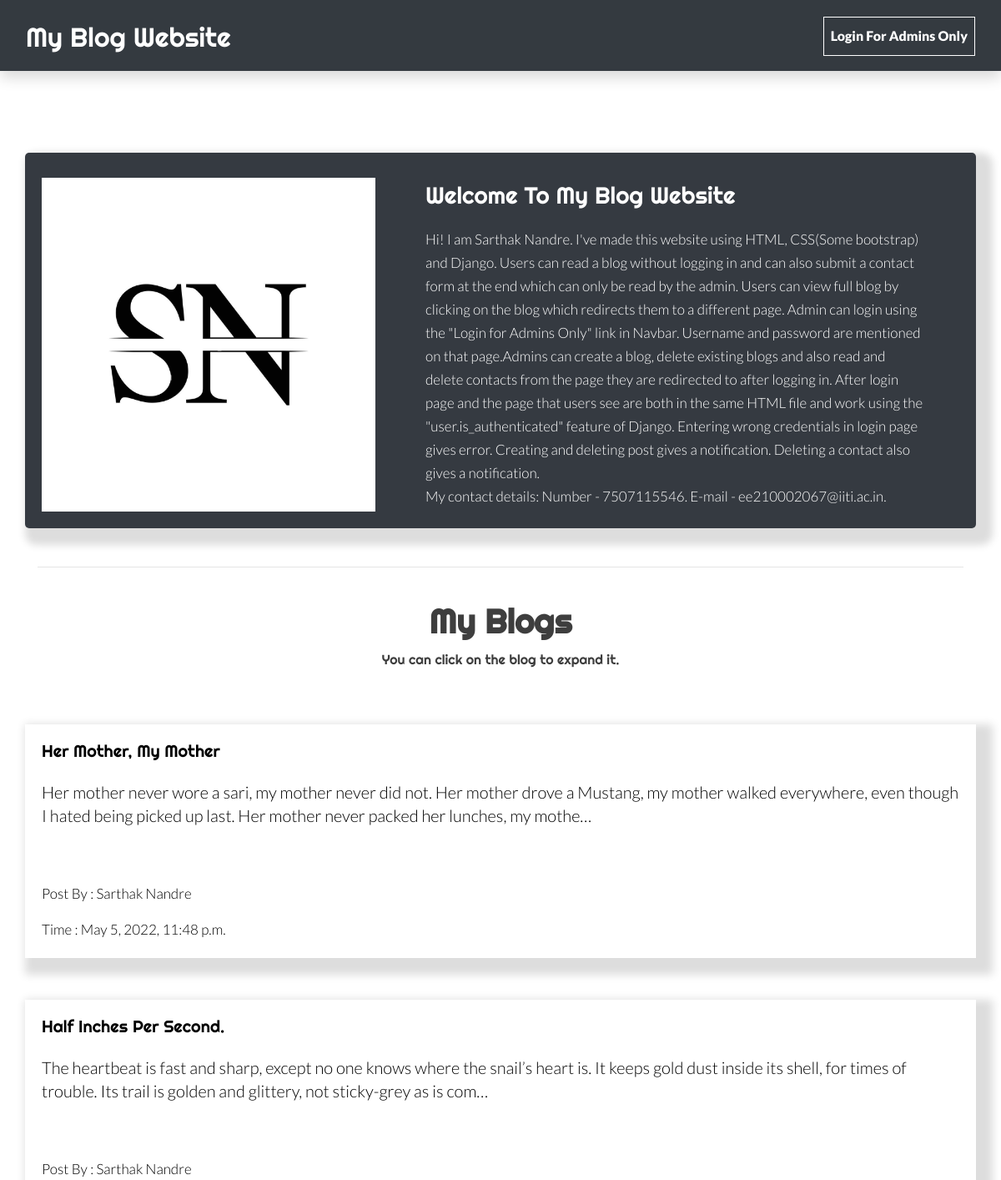
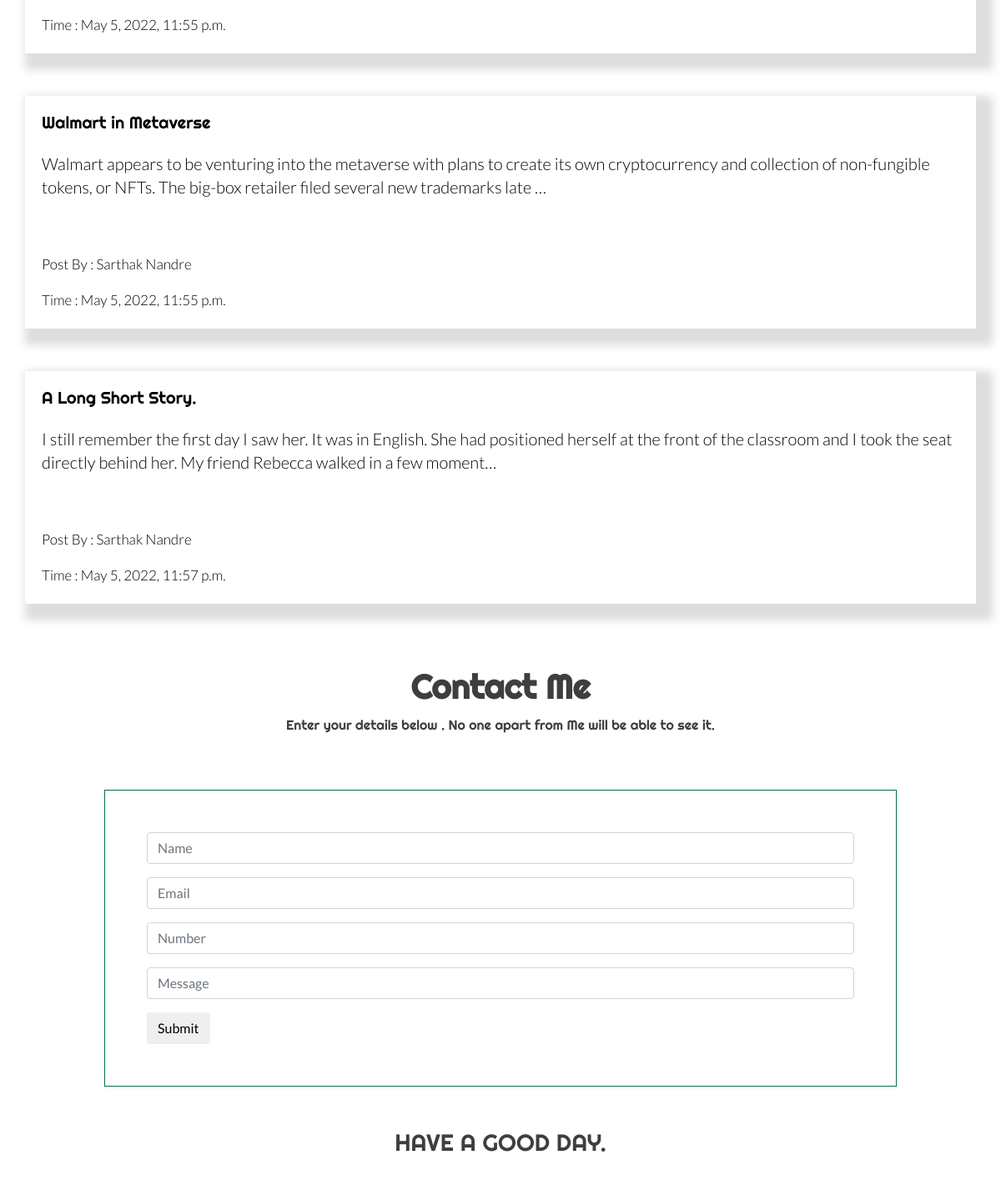
The page / on the database its author committed (2 pictures, top to bottom).
### posts/models.py (models this page shows)
class Posts(models.Model):
    title = models.CharField(max_length=100)
    content = models.CharField(max_length=1000)
    dt = models.DateTimeField(default=datetime.now, blank=True)

### posts/views.py (the view)
# urls.py: path('', views.index, name='index'),
def index(request):
    zz = Posts.objects.all()
    yy = Contact.objects.all()
    return render(request, 'index.html', {'post': zz, 'contactss': yy})

### template/index.html (shortened to what this page needs)
{% load static %}
<!DOCTYPE html>
   <head>
      <link rel="stylesheet" href="{% static 'css/bootstrap.min.css' %}">
      <link rel="stylesheet" href="{% static 'css/style.css' %}">
   </head>
   <body class="main-layout">
      <div class="navx">
         <nav class="navbar navbar-expand-lg navbar-dark bg-dark shadow p-8 mb-5">
            <div class="container-fluid">
            <h2>My Blog Website</h2>
               <ul class="navbar-nav me-auto mb-2 mb-lg-0">
                  <li class="nav-li" >
                     {% if user.is_authenticated %}
                     <a class="nav-link active" href="logout">Logout</a>
                     {% else %}
                     <a class="nav-link active" href="login">Login For Admins Only</a>
                     {% endif %}
                  </li>
               </ul>
            </div>
         </nav>
      </div>
      {% if user.is_authenticated %}
      {% else %}
      <div class="container">
         <div class="row ">
            <div class="our_text_box three_box padx">
               <div class="post_box d_flex">
                  <div>
                     <img src="{% static 'images/snlogo.jpg' %}" alt="#"/>
                  </div>
                  <div class="col-xl-7 col-lg-7  pad">
                        <h3>Welcome To My Blog Website</h3>
                        <p>Hi! I am Sarthak Nandre. I've made this website using HTML, CSS(Some bootstrap) and Django. Users can read a blog without logging in
                           and can also submit a contact form at the end which can only be read by the admin. Users can view full blog by clicking on the blog
                           which redirects them to a different page. Admin can login using the "Login for Admins Only" link in Navbar. Username and password are
                           mentioned on that page.Admins can create a blog, delete existing blogs and also read and delete contacts from the page they are redirected
                           to after logging in. After login page and the page that users see are both in the same HTML file and work using the "user.is_authenticated"
                           feature of Django. Entering wrong credentials in login page gives error. Creating and deleting post gives a notification. Deleting a
                           contact also gives a notification.<br>
                           My contact details: Number - 7507115546. E-mail - ee210002067@iiti.ac.in.
                        </p>
                  </div>
               </div>
            </div>
         </div>
      </div>
      {% endif %}
      <div class="blog_main">
         <div class="container">
            <div class="row">
               <div class="col-md-12">
                  <div class="titlepage">
                     {% if user.is_authenticated %}
                     <h2>You Can Delete or read your blogs below.</h2>
                     {% else %}
                     <hr>
                     <h2 class="h2x">My Blogs</h2>
                     <h6>You can click on the blog to expand it.</h6>
                     {% endif %}
                  </div>
               </div>
            </div>
            <div class="row">
               {% for x in post %}
                  <div>
                  <div class="our_text_box three_box">
                     <div class="post_box d_flex">
                        <a href="/posts/{{x.id}}" class="postlink">
                        <h3 class="awesome padding_flot">{{x.title}}</h3>
                        <br>
                        <p class="post_trunc">{{x.content|truncatechars:200}}</p>
                        <br><br>
                        {% if user.is_authenticated %}
                        <div>
                           <button class="btn btn-danger">
                           <a href="delete/{{x.id}}" class="del">Delete</a>
                        </button>
                        </div>
                        {% else %}
                        <div class="post_box padding_bottom1">
                           <p class="flot_left1">Post By : Sarthak Nandre</p>
                        </div>
                        <div class="post_box padding_bottom1">
                           <p class="flot_left1">Time : {{x.dt}}</p>
                        </div>
                        {% endif %}
                        </a>
                     </div>
                  </div>
                  <br><br>
               </div>
               {% endfor %}
            </div>
         </div>
      </div>
      {% if user.is_authenticated %}
         <br><br><br>
         <hr>
         <h2 class="adminss">You Can Read And Delete Messages Below.</h2>
         <h6 class="adminss">You can also see the details of the person that contacted you.</h6>
         <br>
         <div class="container">
            {% for z in contactss %}
               <h3 class="adminss">{{z.name}}</h3>
               <h4 class="adminss">{{z.email}}</h4>
               <h4 class="adminss">{{z.number}}</h4>
               <p class="adminss">{{z.message}}</p>
               <br>
               <div class="text-center">
                  <button type="button" class="btn btn-danger"><a href="delcon/{{z.id}}" class="del">Delete Contact</a></button>
                </div>
            </div>
            <hr>
            {% endfor %}
      {% else %}
      <div id="contact" class="contact">
         <div class="container">
            <div class="row">
               <div class="col-md-12">
                  <div class="titlepage">
                     <h2 class="h2x">Contact Me</h2>
                     <h6>Enter your details below . No one apart from Me will be able to see it. </h6>
                  </div>
               </div>
            </div>
         </div>
      <div class="container">
         <form method="post" action="contactform" class="main_form">
            <div class="form-group">
               <input name="name" type="text" class="form-control" placeholder="Name"/>
            </div>
            <div class="form-group">
                <input name="email" type="email" class="form-control" placeholder="Email"/>
            </div>
            <div class="form-group">
                <input name="number" type="number" class="form-control" placeholder="Number"/>
            </div>
            <div class="form-group">
               <input name="message" type="text" class="form-control" placeholder="Message"/>
            </div>
            <div>
               <input class="btn" type="submit"/>
            </div>
         </form>
      </div>
      </div>
   {% endif %}
    <div class="container footx">
       <h3 class="footer"><a href="#">HAVE A GOOD DAY.</a></h3>
    </div>
   </body>
</html>

### static/css/style.css (style rules this page uses)
body { color: #3e3e3e; font-size: 14px; font-family: 'Lato', sans-serif; line-height: 1.80857; font-weight: normal; }
.navbar { color:white; padding-top: 20px; }
h1,h2,h3,h4,h6 { font-family: 'Righteous', cursive; }
ul,li,ol { margin: 0px; padding: 0px; list-style: none; }
a { text-decoration: none; color:#3e3e3e; }
img { margin-top: 10px; height: 400px; width: 400px; }
.pad { margin-left: 30px; margin-top: 10px; padding-left: 30px; }
.padx { border-radius: 5px; color:white; background-color: #353a41; margin-top: 50px; }
p { margin: 0px; font-weight: 300; font-size: 17px; line-height: 28px; }
.nav-li { border: solid 1px white; font-size:16px; margin-bottom: 10px; font-weight: 800; }
.post_box a { text-decoration: none; color: black; }
.post_trunc { font-size: 20px; }
.titlepage { text-align: center; padding-bottom: 60px; }
.h2x { font-size: 40px; color: #3e3e3e; line-height: 57px; font-weight: bold; padding-top: 20px; }
.d_flex { display: flex; align-items: center; flex-wrap: wrap; }
.padding_flot { padding-bottom:0; display: inline-block; font-size: 20px; padding-right: 14px; }
.three_box { padding: 20px 20px; box-shadow: #ddd 10px 10px 10px 10px; }
.three_box p { padding-bottom: 0px; padding-top: 15px; }
.blog_main { padding-top: 30px; }
.main_form { padding: 50px 50px; border: #046c58 solid 1px; margin: 0px 80px; }
.footer { text-align: center; padding-bottom: 20px; padding-top: 50px; }

### rows shown on the page
Posts: title "Her Mother, My Mother", content "Her mother never wore a sari, my mother never did not. Her mother drove a Mustang, my mother walked everywhere, even though I hated being picked up last. Her mother never packed her lunches, my mothe…", dt "May 5, 2022, 11:48 p.m."
Posts: title "Half Inches Per Second.", content "The heartbeat is fast and sharp, except no one knows where the snail’s heart is. It keeps gold dust inside its shell, for times of trouble. Its trail is golden and glittery, not sticky-grey as is com…", dt "May 5, 2022, 11:55 p.m."
Posts: title "Walmart in Metaverse", content "Walmart appears to be venturing into the metaverse with plans to create its own cryptocurrency and collection of non-fungible tokens, or NFTs. The big-box retailer filed several new trademarks late …", dt "May 5, 2022, 11:55 p.m."
Posts: title "A Long Short Story.", content "I still remember the first day I saw her. It was in English. She had positioned herself at the front of the classroom and I took the seat directly behind her. My friend Rebecca walked in a few moment…", dt "May 5, 2022, 11:57 p.m."
